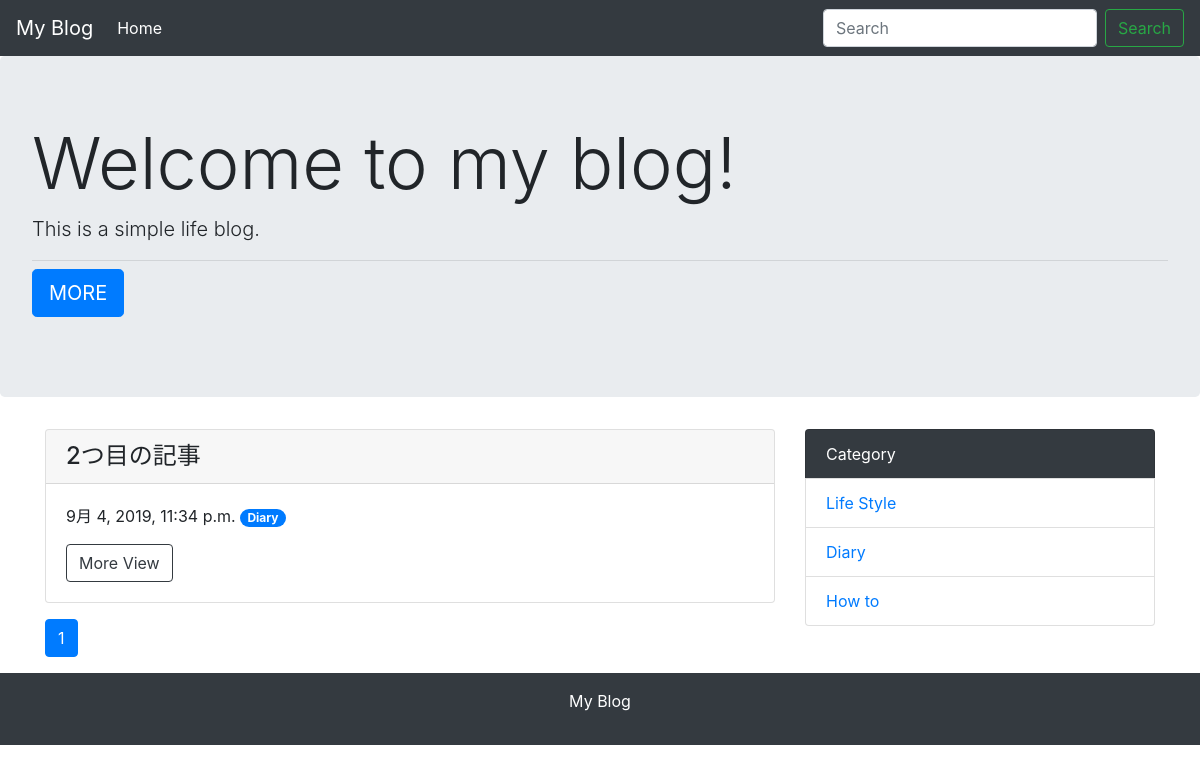
Page /category/2 on the committed database.
### blog/models.py (models this page shows, shortened)
class Post(models.Model):
    title = models.CharField('タイトル', max_length=150)
    text = models.TextField('本文')
    created_at = models.DateTimeField('作成日', default=timezone.now)
    category = models.ForeignKey(
        Category, verbose_name='カテゴリ', on_delete=models.PROTECT
    )

class Category(models.Model):
    name = models.CharField('カテゴリ名', max_length=150)
    def __str__(self):
        return self.name

### blog/views.py (the view)
# urls.py: path('category/<int:pk>', views.CategoryView.as_view(), name='category'),
class CategoryView(generic.ListView):
    model = Post
    paginate_by = 10
    def get_queryset(self):
        category_pk = self.kwargs['pk']
        queryset = Post.objects.order_by('-created_at').filter(category__pk=category_pk)
        return queryset

### blog/context_processors.py (called while the page is built)
def common(request):
    context = {
        'category_list':Category.objects.all(),
    }
    return context

### blog/templatetags/mytag.py (called while the page is built)
@register.simple_tag
def url_replace(request, field, value):
    url_dict = request.GET.copy()
    url_dict[field] = value
    return url_dict.urlencode()

### blog/templates/blog/post_list.html
{% extends 'blog/base.html' %}
{% block content %}
{% for post in post_list %}
    <div class="card mb-3">
     <h4 class="card-header bg-gray">{{ post.title }}</h4>
      <div class="card-body">
        <p>{{ post.created_at }} <span class="badge badge-pill badge-primary">{{ post.category }}</span></p>
        <a href="{% url 'blog:detail' post.pk %}" class="btn btn-outline-dark">More View</a>
      </div>
    </div>
{% endfor %}
    {% include 'blog/page.html' %}
{% endblock %}

### blog/templates/blog/base.html (shortened to what this page needs)
<!doctype html>
<html lang="ja">
  <head>
    <link rel="stylesheet" href="https://maxcdn.bootstrapcdn.com/bootstrap/4.0.0-beta.2/css/bootstrap.min.css">
  </head>
  <body>
  <nav class="navbar navbar-expand-lg navbar-dark bg-dark">
  <a class="navbar-brand" href="{% url 'blog:index' %}">My Blog</a>
  <div class="collapse navbar-collapse" id="navbarSupportedContent">
    <ul class="navbar-nav mr-auto">
      <li class="nav-item active">
        <a class="nav-link" href="{% url 'blog:index' %}">Home <span class="sr-only">(current)</span></a>
      </li>
    </ul>
    <form class="form-inline my-2 my-lg-0" method="GET" action="{% url 'blog:index' %}">
      <input class="form-control mr-sm-2" type="text" placeholder="Search" aria-label="Search" name="keyword">
      <button class="btn btn-outline-success my-2 my-sm-0" type="submit">Search</button>
    </form>
  </div>
</nav>
<div class="jumbotron">
  <h1 class="display-3">Welcome to my blog!</h1>
  <p class="lead">This is a simple life blog.</p>
  <hr class="my-2">
  <p class="lead">
    <a class="btn btn-primary btn-lg" href="#!" role="button">MORE</a>
  </p>
</div>
  <div class="container">
      <div class="row">
          <div class="col-md-8">
                    {% block content %}
                    {% endblock %}
          </div>
          <div class="col-md-4">
            <ul class="list-group mb-3">
              <li class="list-group-item bg-dark text-white">Category</li>
              {% for category in category_list %}
                  <li class="list-group-item"><a href="{% url 'blog:category' category.pk %}">{{ category }}</a></li>
              {% endfor %}
            </ul>
          </div>
      </div>
  </div>
    <footer class="bg-dark text-white text-center py-3">
        <p>My Blog</p>
    </footer>
  </body>
</html>

### rows in the picture
Post: title "2つ目の記事", created_at "9月 4, 2019, 11:34 p.m.", category "Diary"
Category: name "Life Style"
Category: name "Diary"
Category: name "How to"

### other values in the picture
{{ link_page }} "1"
